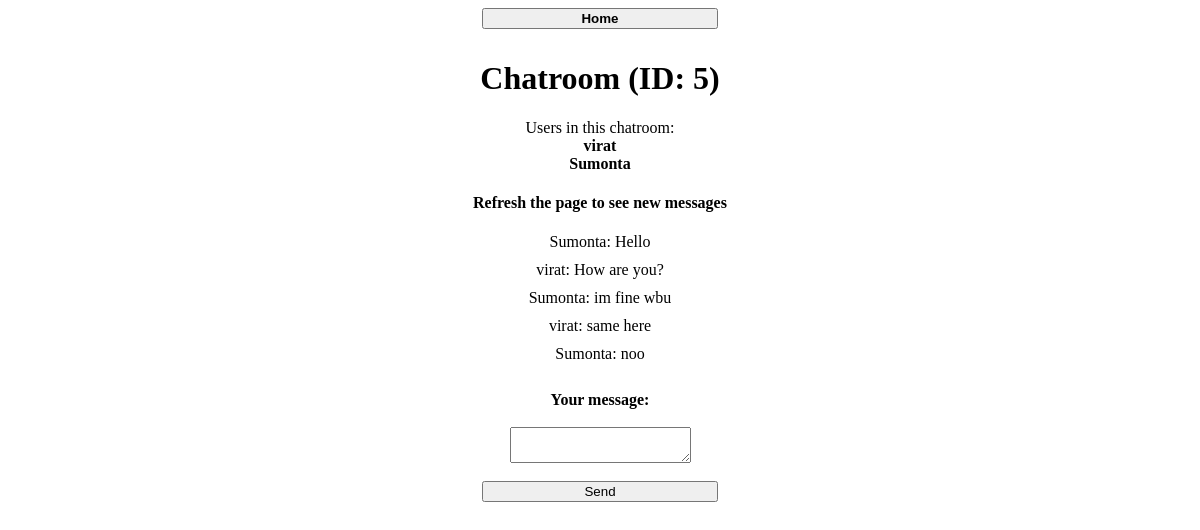
/messages.php?chatroomID=5 (signed in), run on the app's committed database.
### tables this page shows
CREATE TABLE `ChatRoom` (
  `chatRoomID` int(11) NOT NULL,
  `Username1` varchar(50) NOT NULL,
  `Username2` varchar(50) NOT NULL
);

CREATE TABLE `ChatMessage` (
  `ChatRoomID` int(11) NOT NULL,
  `SenderName` varchar(50) NOT NULL,
  `msgVal` text NOT NULL,
  `MessageTime` datetime NOT NULL
);

### messages.php (the view, shortened to what this page needs)
<?php
include 'DBConnection.php';
$chatroomID = isset($_GET['chatroomID']) ? $_GET['chatroomID'] : null;
function getChatMessage($conn, $chatroomID) {
    $messages = array();
    $query = "SELECT * FROM ChatMessage WHERE ChatRoomID = ? ORDER BY MessageTime ASC";
    $stmt = $conn->prepare($query);
    $stmt->bind_param("i", $chatroomID);
    $stmt->execute();
    $result = $stmt->get_result();
    if ($result) {
        while ($row = $result->fetch_assoc()) {
            $messages[] = $row;
        }
    }
    return $messages;
}
$messages = getChatMessage($conn, $chatroomID);
?>
<!DOCTYPE html>
<html>
<head>
  <link rel="stylesheet" href="styles.css">
</head>
<body>
<form action="landingpage.php" method="get">
    <button type = "submit" name = "home"> <b>Home </b></button></a>
</form>
<div style="text-align: center;">
<h1>Chatroom (ID: <?php echo $chatroomID; ?>)</h1>
    <p> Users in this chatroom:
    <?php
    $query = "SELECT Username1, Username2 FROM ChatRoom WHERE chatRoomID = ?";
    $stmt = $conn->prepare($query);
    $stmt->bind_param("i", $chatroomID);
    $stmt->execute();
    $result = $stmt->get_result();
    if ($result) {
        while ($row = $result->fetch_assoc()) {
            echo "<br>".'<b>'.$row['Username1'] .'</b>'."<br> " . "<b>". $row['Username2']. "</b>";
        }
    }
    ?>
    <p>
  <h4> Refresh the page to see new messages </h4>
<div id="chat-window">
    <?php foreach ($messages as $message): ?>
        <div class="messageSend">
            <span class="username"><?php echo $message['SenderName']; ?>:</span>
            <?php echo $message['msgVal']; ?>
        </div>
    <?php endforeach; ?>
</div>
<form method="post" action="">
<br> <label for="message"> <b>Your message: </b> </label> <br>
    <textarea name="message" id="message" required></textarea> <br>
    <input type="submit" value="Send">
</form>
</div>
</body>
</html>

### styles.css (style rules this page uses)
form { display: flex; flex-direction: column; align-items: center; }
input, button { width: 20%; margin-bottom: 10px; }
.messageSend { margin-bottom: 10px; }

### data on the page
chatroom: Username1 "virat", Username2 "Sumonta"
chatmessage: SenderName "Sumonta", msgVal "Hello"
chatmessage: SenderName "virat", msgVal "How are you?"
chatmessage: SenderName "Sumonta", msgVal "im fine wbu"
chatmessage: SenderName "virat", msgVal "same here"
chatmessage: SenderName "Sumonta", msgVal "noo"

### other printed values
$chatroomID "5"
